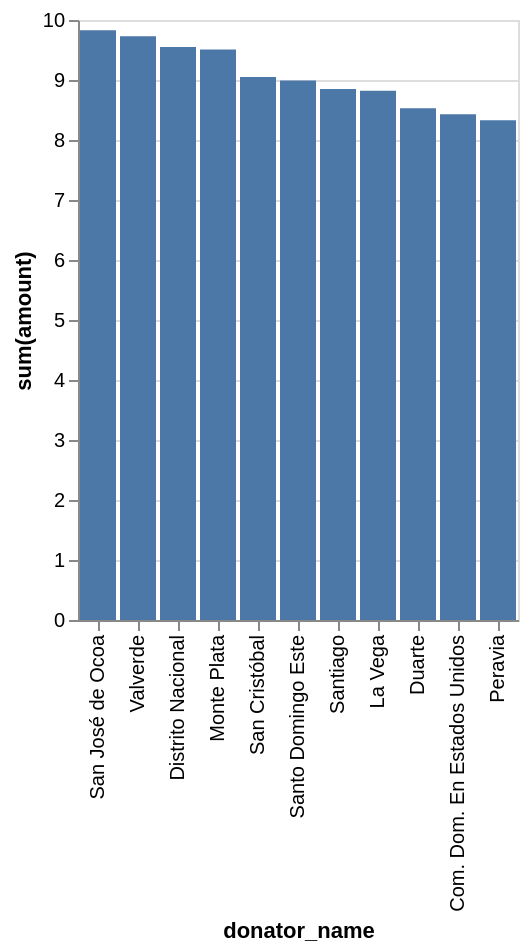

Specify this chart in Vega-Lite:
### Vega-Lite specification from a JSON file in a GitHub repository (floating-point values rounded to 4 significant figures)
{"data": {"values": [{"x_data": "San José de Ocoa", "y_data": 9.83}, {"x_data": "Valverde", "y_data": 9.73}, {"x_data": "Distrito Nacional", "y_data": 9.55}, {"x_data": "Monte Plata", "y_data": 9.51}, {"x_data": "San Cristóbal", "y_data": 9.05}, {"x_data": "Santo Domingo Este", "y_data": 8.99}, {"x_data": "Santiago", "y_data": 8.85}, {"x_data": "La Vega", "y_data": 8.82}, {"x_data": "Duarte", "y_data": 8.53}, {"x_data": "Com. Dom. En Estados Unidos", "y_data": 8.43}, {"x_data": "Peravia", "y_data": 8.33}]}, "mark": "bar", "encoding": {"x": {"field": "x_data", "type": "nominal", "title": "donator_name", "sort": {"op": "sum", "field": "y_data", "order": "descending"}}, "y": {"field": "y_data", "type": "quantitative", "title": "sum(amount)"}}}
